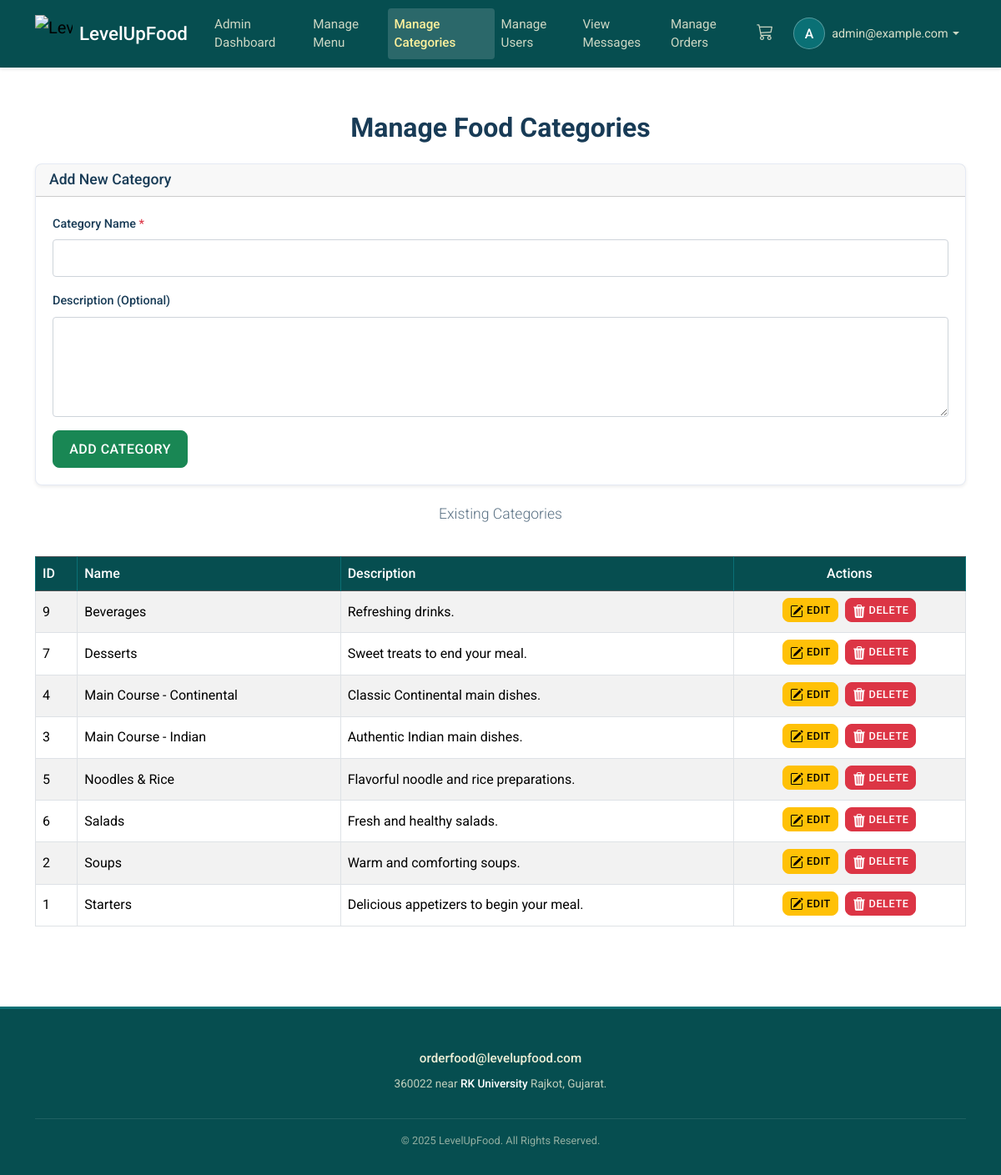
Screenshot of /manage_categories.php (signed in) with the database file from the repository.
### tables this page shows
CREATE TABLE `categories` (
  `id` int(11) NOT NULL,
  `name` varchar(100) NOT NULL COMMENT 'Category name',
  `description` text DEFAULT NULL COMMENT 'Optional category description',
  `created_at` timestamp NOT NULL DEFAULT current_timestamp(),
  `updated_at` timestamp NOT NULL DEFAULT current_timestamp() ON UPDATE current_timestamp()
);

### manage_categories.php (the view, shortened to what this page needs)
<?php
include 'config.php';
$category_name = '';
$category_description = '';
$page_heading = 'Add New Category';
$button_text = 'Add Category';
$categories = [];
$stmt_read = $con->prepare("SELECT id, name, description FROM categories ORDER BY name ASC");
if ($stmt_read) {
    if ($stmt_read->execute()) {
        $result = $stmt_read->get_result();
        $categories = $result->fetch_all(MYSQLI_ASSOC);
    } else {
        $error_message = "Error fetching categories: " . $stmt_read->error;
    }
} else {
    $error_message = "Error preparing read statement: " . $con->error;
}
include 'header.php';
?>
<div class="container section">
    <h1 class="section-title text-center mb-4">Manage Food Categories</h1>
    <div class="card shadow-sm mb-4">
        <div class="card-header">
            <h5 class="mb-0"><?php echo htmlspecialchars($page_heading); ?></h5>
        </div>
        <div class="card-body">
            <form action="manage_categories.php" method="POST">
                <div class="mb-3">
                    <label for="category_name" class="form-label">Category Name <span class="text-danger">*</span></label>
                    <input type="text" class="form-control" id="category_name" name="category_name" value="<?php echo htmlspecialchars($category_name); ?>" required>
                </div>
                <div class="mb-3">
                    <label for="category_description" class="form-label">Description (Optional)</label>
                    <textarea class="form-control" id="category_description" name="category_description" rows="3"><?php echo htmlspecialchars($category_description); ?></textarea>
                </div>
                <button type="submit" class="btn btn-success" name="save_category"><?php echo htmlspecialchars($button_text); ?></button>
            </form>
        </div>
    </div>
     <h2 class="section-subtitle text-center">Existing Categories</h2>
     <div class="table-responsive">
        <table class="table table-striped table-bordered table-hover">
            <thead class="table-dark">
                <tr>
                    <th>ID</th>
                    <th>Name</th>
                    <th>Description</th>
                    <th class="text-center">Actions</th>
                </tr>
            </thead>
            <tbody>
                <?php if (empty($categories)): ?>
                    <tr>
                        <td colspan="4" class="text-center">No categories found. Add one using the form above.</td>
                    </tr>
                <?php else: ?>
                    <?php foreach ($categories as $category): ?>
                        <tr>
                            <td><?php echo htmlspecialchars($category['id']); ?></td>
                            <td><?php echo htmlspecialchars($category['name']); ?></td>
                            <td><?php echo nl2br(htmlspecialchars($category['description'] ?? '')); ?></td>
                            <td class="text-center">
                                <a href="manage_categories.php?action=edit&id=<?php echo $category['id']; ?>" class="btn btn-sm btn-warning mb-1 me-1" title="Edit">
                                     Edit
                                </a>
                                <form action="manage_categories.php" method="POST" style="display: inline;" onsubmit="return confirm('Are you sure you want to delete this category? This might affect menu items linked to it.');">
                                    <button type="submit" name="delete_category" class="btn btn-sm btn-danger mb-1" title="Delete">
                                         Delete
                                    </button>
                                </form>
                            </td>
                        </tr>
                    <?php endforeach; ?>
                <?php endif; ?>
            </tbody>
        </table>
     </div>
</div>
<?php
include 'footar.php';
?>

### styles.css (style rules this page uses)
:root { --primary-color: #064e50; --secondary-color: #0a7075; --accent-color: #fef19c; --light-bg: #efefd7; --dark-text: #183b56; --medium-text: #5a7184; --light-text: #efefd7; --white: #ffffff; --black: #000000; --link-color: #37afe1; --danger-color: #dc3545; --success-color: #198754; --warning-color: #ffc107; --info-color: #0dcaf0; --gradient-primary: linear-gradient(var(--secondary-color), #0c969c, #6da3be); --radial-gradient-special: radial-gradient(#f7cfd8, #f4f8d3, #a6f1e0, #73c7c7); --border-color: #e5eaf4; --border-color-subtle: rgba(0,0,0,0.1); }
body { font-family: "Roboto", sans-serif; color: var(--medium-text); display: flex; flex-direction: column; min-height: 100vh; background-color: var(--white); }
h1, h2, h3, h4, h5, h6 { color: var(--dark-text); font-family: "Roboto", sans-serif; font-weight: 500; }
h1 { font-size: 2rem; }
h2 { font-size: 1.75rem; }
h5 { font-size: 1.1rem; }
a { color: var(--link-color); text-decoration: none; transition: color 0.2s ease; }
.btn { border-radius: 8px; padding: 0.6rem 1.2rem; font-family: "Roboto", sans-serif; font-weight: 500; border-width: 1px; border-style: solid; transition: all 0.2s ease-in-out; cursor: pointer; text-transform: uppercase; letter-spacing: 0.5px; }
.btn-sm { padding: 0.4rem 0.8rem; font-size: 0.8rem; }
.section { padding-top: 4rem; padding-bottom: 4rem; }
.section-title { color: var(--dark-text); font-size: 2rem; font-weight: 700; margin-bottom: 1rem; }
.section-subtitle { color: var(--medium-text); font-size: 1.1rem; margin-bottom: 2.5rem; font-weight: 300; }
.card { background-color: var(--white); border: 1px solid var(--border-color); border-radius: 8px; height: 100%; display: flex; flex-direction: column; transition: box-shadow 0.3s ease, transform 0.3s ease; }
.card-body { flex-grow: 1; display: flex; flex-direction: column; padding: 1.25rem; }
.form-label { color: var(--dark-text); font-weight: 500; margin-bottom: 0.5rem; font-size: 0.9rem; }
.form-control, .form-select { border-radius: 4px; border: 1px solid #ced4da; padding: 0.6rem 0.9rem; font-size: 1rem; transition: border-color 0.2s ease, box-shadow 0.2s ease; }
textarea.form-control { min-height: 120px; }
.table { margin-bottom: 2rem; }
.table thead th { background-color: var(--primary-color); color: var(--white); border-color: var(--secondary-color); font-weight: 500; vertical-align: middle; }
.table td, .table th { vertical-align: middle; }
.table .btn-sm { padding: 0.25rem 0.5rem; font-size: 0.8rem; }
.text-danger { color: var(--danger-color) !important; }

### rows the page displays
categories: id "9", name "Beverages", description "Refreshing drinks."
categories: id "7", name "Desserts", description "Sweet treats to end your meal."
categories: id "4", name "Main Course - Continental", description "Classic Continental main dishes."
categories: id "3", name "Main Course - Indian", description "Authentic Indian main dishes."
categories: id "5", name "Noodles & Rice", description "Flavorful noodle and rice preparations."
categories: id "6", name "Salads", description "Fresh and healthy salads."
categories: id "2", name "Soups", description "Warm and comforting soups."
categories: id "1", name "Starters", description "Delicious appetizers to begin your meal."

### other values shown
$_SESSION['email'][0] "A"
$_SESSION['email'] "admin@example.com"
$page_heading "Add New Category"
$button_text "ADD CATEGORY"
